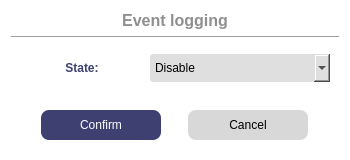
<?xml version="1.0" encoding="UTF-8"?>
<ui version="4.0">
 <class>WSetupLoggingState</class>
 <widget class="QDialog" name="WSetupLoggingState">
  <property name="geometry">
   <rect>
    <x>0</x>
    <y>0</y>
    <width>350</width>
    <height>160</height>
   </rect>
  </property>
  <property name="windowTitle">
   <string>Log data period configuration</string>
  </property>
  <property name="styleSheet">
   <string notr="true">#WSetupLoggingState {
 background-color:white;
 border-radius: 5px;
}
#label{
 color: #3E4072;
 font-weight: 800;
}
#buttonBox{
 background-color: #3E4072;
}
#label_Title{
 color: #8F8F8F;
 font-weight: 600;
}
QComboBox {
 background-color:#DFDFDF;
 border-radius: 3px;
 color: black;
}
#pushButton_Confirm,
#pushButton_Cancel {
 border: none;
 border-radius: 8px;
}
#pushButton_Confirm {
 color: white;
 background-color: #3E4072;
}
#pushButton_Confirm:hover {
 color: white;
 background-color: #595D89;
}
#pushButton_Cancel {
 background-color: #D8D8D8;
}
#pushButton_Cancel:hover {
 background-color: #ACACAC;
}</string>
  </property>
  <layout class="QVBoxLayout" name="verticalLayout">
   <item>
    <widget class="QLabel" name="label_Title">
     <property name="font">
      <font>
       <pointsize>12</pointsize>
       <fontweight>DemiBold</fontweight>
      </font>
     </property>
     <property name="text">
      <string>Event logging</string>
     </property>
     <property name="alignment">
      <set>Qt::AlignCenter</set>
     </property>
    </widget>
   </item>
   <item>
    <widget class="Line" name="line">
     <property name="orientation">
      <enum>Qt::Horizontal</enum>
     </property>
    </widget>
   </item>
   <item>
    <widget class="QWidget" name="widget" native="true">
     <layout class="QGridLayout" name="gridLayout" columnstretch="1,3">
      <item row="0" column="0">
       <widget class="QLabel" name="label">
        <property name="text">
         <string>State:</string>
        </property>
        <property name="alignment">
         <set>Qt::AlignCenter</set>
        </property>
       </widget>
      </item>
      <item row="0" column="1">
       <widget class="QComboBox" name="comboBox_SetupLoggingState">
        <property name="minimumSize">
         <size>
          <width>0</width>
          <height>28</height>
         </size>
        </property>
        <property name="maximumSize">
         <size>
          <width>180</width>
          <height>16777215</height>
         </size>
        </property>
        <item>
         <property name="text">
          <string>Disable</string>
         </property>
        </item>
        <item>
         <property name="text">
          <string>Enable</string>
         </property>
        </item>
       </widget>
      </item>
     </layout>
    </widget>
   </item>
   <item>
    <spacer name="verticalSpacer">
     <property name="orientation">
      <enum>Qt::Vertical</enum>
     </property>
     <property name="sizeHint" stdset="0">
      <size>
       <width>20</width>
       <height>40</height>
      </size>
     </property>
    </spacer>
   </item>
   <item>
    <widget class="QWidget" name="widget_3" native="true">
     <layout class="QHBoxLayout" name="horizontalLayout">
      <item>
       <widget class="QPushButton" name="pushButton_Confirm">
        <property name="minimumSize">
         <size>
          <width>0</width>
          <height>30</height>
         </size>
        </property>
        <property name="maximumSize">
         <size>
          <width>120</width>
          <height>16777215</height>
         </size>
        </property>
        <property name="text">
         <string>Confirm</string>
        </property>
       </widget>
      </item>
      <item>
       <widget class="QPushButton" name="pushButton_Cancel">
        <property name="minimumSize">
         <size>
          <width>120</width>
          <height>30</height>
         </size>
        </property>
        <property name="maximumSize">
         <size>
          <width>120</width>
          <height>16777215</height>
         </size>
        </property>
        <property name="text">
         <string>Cancel</string>
        </property>
       </widget>
      </item>
     </layout>
    </widget>
   </item>
  </layout>
 </widget>
 <resources/>
 <connections>
  <connection>
   <sender>pushButton_Confirm</sender>
   <signal>clicked()</signal>
   <receiver>WSetupLoggingState</receiver>
   <slot>accept()</slot>
   <hints>
    <hint type="sourcelabel">
     <x>146</x>
     <y>127</y>
    </hint>
    <hint type="destinationlabel">
     <x>140</x>
     <y>189</y>
    </hint>
   </hints>
  </connection>
  <connection>
   <sender>pushButton_Cancel</sender>
   <signal>clicked()</signal>
   <receiver>WSetupLoggingState</receiver>
   <slot>reject()</slot>
   <hints>
    <hint type="sourcelabel">
     <x>288</x>
     <y>130</y>
    </hint>
    <hint type="destinationlabel">
     <x>285</x>
     <y>206</y>
    </hint>
   </hints>
  </connection>
 </connections>
</ui>
